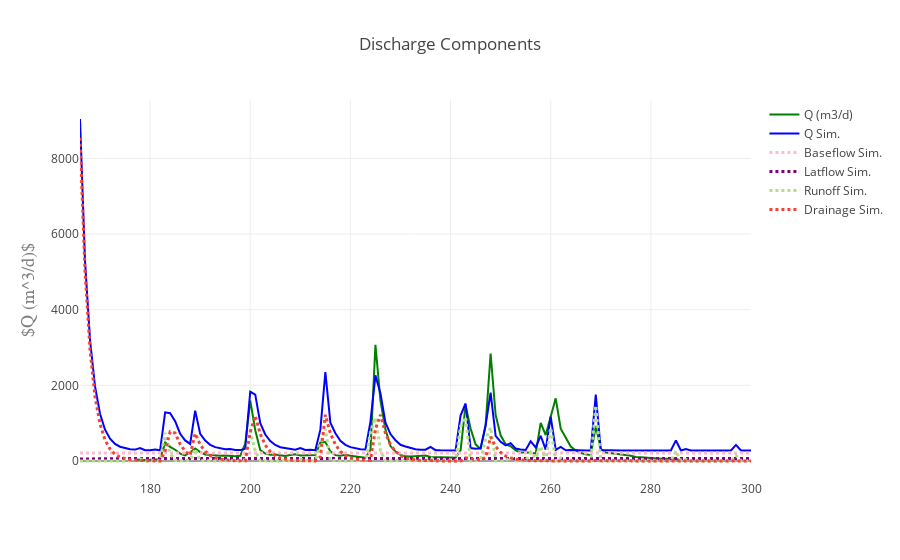

Notebook source saved alongside this figure:
### Code cell
data = [traceObs, traceSim, traceBF, traceLF, traceRO, traceDR]
figname = "Qcomponents.png"

%matplotlib inline
import plotlycred

online = False
if online:
    # fig = py.iplot(data) 
    fig = go.Figure(data=data, layout=layout)
    py.image.save_as(fig, filename=figname)
    # py.plot(fig, filename=figname) # Opens in web
else:
    fig = go.Figure(data=data, layout=layout)
    iplot(fig)

### Figure 1 — Plotly figure (JSON) as saved in the notebook; plotly's stock layout.template omitted (floating-point values rounded to 4 significant figures; data arrays with more than 128 entries replaced by an {"elided": "..."} marker saying what was removed)
{"data": [{"marker": {"color": "green"}, "mode": "lines", "name": "Q (m3/d)", "type": "scatter", "x": {"elided": "135 int values"}, "y": {"elided": "135 float values"}}, {"marker": {"color": "blue"}, "mode": "lines", "name": "Q Sim.", "type": "scatter", "x": {"elided": "135 int values"}, "y": {"elided": "135 float values"}}, {"line": {"color": "#FFBAD2", "dash": "dot", "width": 3}, "mode": "lines", "name": "Baseflow Sim.", "type": "scatter", "x": {"elided": "135 int values"}, "y": {"elided": "135 float values"}}, {"line": {"color": "purple", "dash": "dot", "width": 3}, "mode": "lines", "name": "Latflow Sim.", "type": "scatter", "x": {"elided": "135 int values"}, "y": {"elided": "135 float values"}}, {"line": {"color": "rgb(178,223,138)", "dash": "dot", "width": 3}, "mode": "lines", "name": "Runoff Sim.", "type": "scatter", "x": {"elided": "135 int values"}, "y": {"elided": "135 float values"}}, {"line": {"color": "#F44336", "dash": "dot", "width": 3}, "mode": "lines", "name": "Drainage Sim.", "type": "scatter", "x": {"elided": "135 int values"}, "y": {"elided": "135 float values"}}], "layout": {"title": "Discharge Components", "xaxis": {"title": "", "titlefont": {"color": "#7f7f7f", "family": "Courier New, monospace", "size": 18}}, "yaxis": {"title": "$Q (m^3/d)$", "titlefont": {"color": "#7f7f7f", "family": "Courier New, monospace", "size": 18}}}}
